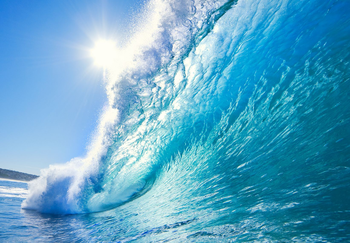
#> input picture images/003_Wave.png, 350 x 243 px
$ python 004_translation.py --image images/003_Wave.png
#> lines starting #> are read from the running program, lines starting #| are printed output that depends on the picture
# Usage:
# python 004_translation.py --image images/001_Image.jpg

import numpy as np
import argparse
import imutils
import cv2


# Construct Argument Parser And Parse Arguments
ap = argparse.ArgumentParser()
ap.add_argument("-i", "--image", required=True, help="Path To Image")
args = vars(ap.parse_args())


# Load Image
image = cv2.imread(args["image"])
#> image is the input picture: shape (243, 350, 3); mean B, G, R 199.1, 166.5, 93.5

# Display Image
cv2.imshow("Original", image)
cv2.waitKey(0)


# Define Translation Matrix
# [1,0,tx] Shifts Image L-R, Negative Being To Left, Positive To Right
# [0,1,tx] Shift Image U-D, Negative Being Up, Positive Down
M = np.float32([[1,0,25], [0,1,50]])

# Shift Image By Translation Matrix
# warpAffine(image_to_shift, translation_matrix, dim_x, dim_y)
shifted = cv2.warpAffine(image, M, (image.shape[1], image.shape[0]))
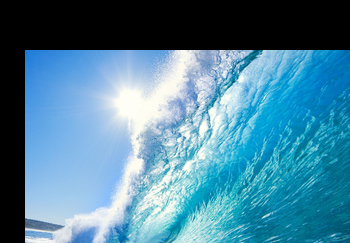
#> shifted: shape (243, 350, 3); mean B, G, R 154.3, 130.1, 77.3

# Display Shifted Image -- Down And Right
cv2.imshow("Translated Image", shifted)
cv2.waitKey(0)

# Redefine Translation Matrix, Shift Image, And Display  -- Up And Left
M = np.float32([[1,0,-50], [0,1,-90]])
shifted = cv2.warpAffine(image, M, (image.shape[1], image.shape[0]))
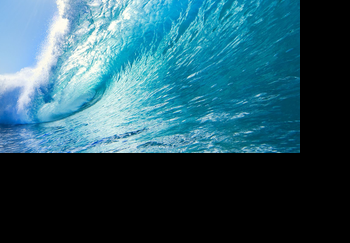
#> shifted: shape (243, 350, 3); mean B, G, R 100.5, 86.1, 42.1
cv2.imshow("Translated Image", shifted)
cv2.waitKey(0)
cv2.destroyAllWindows()
